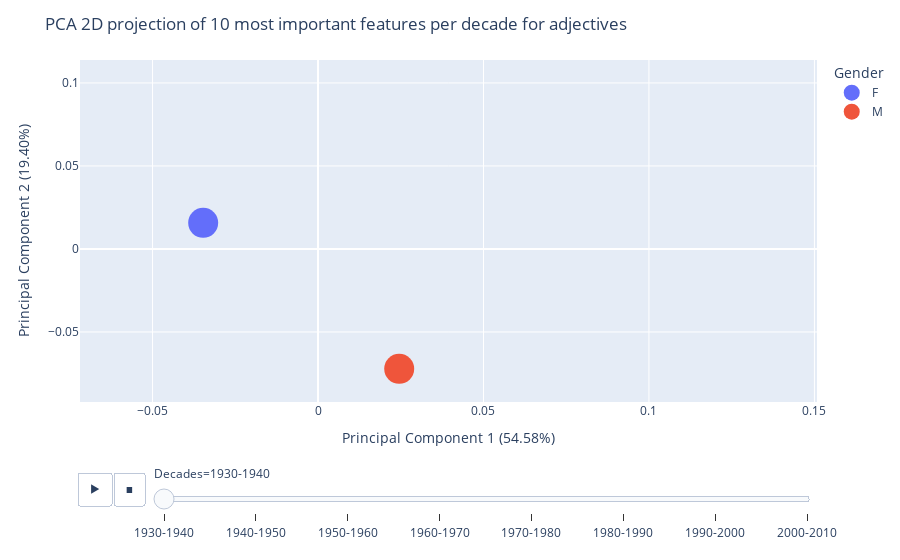

The notebook cell saved with this chart:
### Code cell
#Adjectives
pca_plotly(df_lex_adj,'adjectives',important_features_decades_adj)

### Figure 1 — Plotly figure (JSON) as saved in the notebook; plotly's stock layout.template omitted (floating-point values rounded to 4 significant figures)
{"data": [{"hovertemplate": "Gender=F<br>Decades=1930-1940<br>x=%{x}<br>y=%{y}<extra></extra>", "legendgroup": "F", "marker": {"color": "#636efa", "size": 30, "symbol": "circle"}, "mode": "markers", "name": "F", "orientation": "v", "showlegend": true, "type": "scatter", "x": [-0.0347], "xaxis": "x", "y": [0.01573], "yaxis": "y"}, {"hovertemplate": "Gender=M<br>Decades=1930-1940<br>x=%{x}<br>y=%{y}<extra></extra>", "legendgroup": "M", "marker": {"color": "#EF553B", "size": 30, "symbol": "circle"}, "mode": "markers", "name": "M", "orientation": "v", "showlegend": true, "type": "scatter", "x": [0.02453], "xaxis": "x", "y": [-0.07221], "yaxis": "y"}], "layout": {"legend": {"title": {"text": "Gender"}, "tracegroupgap": 0}, "margin": {"t": 60}, "sliders": [{"active": 0, "currentvalue": {"prefix": "Decades="}, "len": 0.9, "pad": {"b": 10, "t": 60}, "steps": [{"args": [["1930-1940"], {"frame": {"duration": 0, "redraw": false}, "fromcurrent": true, "mode": "immediate", "transition": {"duration": 0, "easing": "linear"}}], "label": "1930-1940", "method": "animate"}, {"args": [["1940-1950"], {"frame": {"duration": 0, "redraw": false}, "fromcurrent": true, "mode": "immediate", "transition": {"duration": 0, "easing": "linear"}}], "label": "1940-1950", "method": "animate"}, {"args": [["1950-1960"], {"frame": {"duration": 0, "redraw": false}, "fromcurrent": true, "mode": "immediate", "transition": {"duration": 0, "easing": "linear"}}], "label": "1950-1960", "method": "animate"}, {"args": [["1960-1970"], {"frame": {"duration": 0, "redraw": false}, "fromcurrent": true, "mode": "immediate", "transition": {"duration": 0, "easing": "linear"}}], "label": "1960-1970", "method": "animate"}, {"args": [["1970-1980"], {"frame": {"duration": 0, "redraw": false}, "fromcurrent": true, "mode": "immediate", "transition": {"duration": 0, "easing": "linear"}}], "label": "1970-1980", "method": "animate"}, {"args": [["1980-1990"], {"frame": {"duration": 0, "redraw": false}, "fromcurrent": true, "mode": "immediate", "transition": {"duration": 0, "easing": "linear"}}], "label": "1980-1990", "method": "animate"}, {"args": [["1990-2000"], {"frame": {"duration": 0, "redraw": false}, "fromcurrent": true, "mode": "immediate", "transition": {"duration": 0, "easing": "linear"}}], "label": "1990-2000", "method": "animate"}, {"args": [["2000-2010"], {"frame": {"duration": 0, "redraw": false}, "fromcurrent": true, "mode": "immediate", "transition": {"duration": 0, "easing": "linear"}}], "label": "2000-2010", "method": "animate"}], "x": 0.1, "xanchor": "left", "y": 0, "yanchor": "top"}], "title": {"text": "PCA 2D projection of 10 most important features per decade for adjectives"}, "updatemenus": [{"buttons": [{"args": [null, {"frame": {"duration": 500, "redraw": false}, "fromcurrent": true, "mode": "immediate", "transition": {"duration": 500, "easing": "linear"}}], "label": "&#9654;", "method": "animate"}, {"args": [[null], {"frame": {"duration": 0, "redraw": false}, "fromcurrent": true, "mode": "immediate", "transition": {"duration": 0, "easing": "linear"}}], "label": "&#9724;", "method": "animate"}], "direction": "left", "pad": {"r": 10, "t": 70}, "showactive": false, "type": "buttons", "x": 0.1, "xanchor": "right", "y": 0, "yanchor": "top"}], "xaxis": {"anchor": "y", "domain": [0, 1], "range": [-0.07192, 0.1508], "title": {"text": "Principal Component 1 (54.58%)"}}, "yaxis": {"anchor": "x", "domain": [0, 1], "range": [-0.09221, 0.1138], "title": {"text": "Principal Component 2 (19.40%)"}}}}
